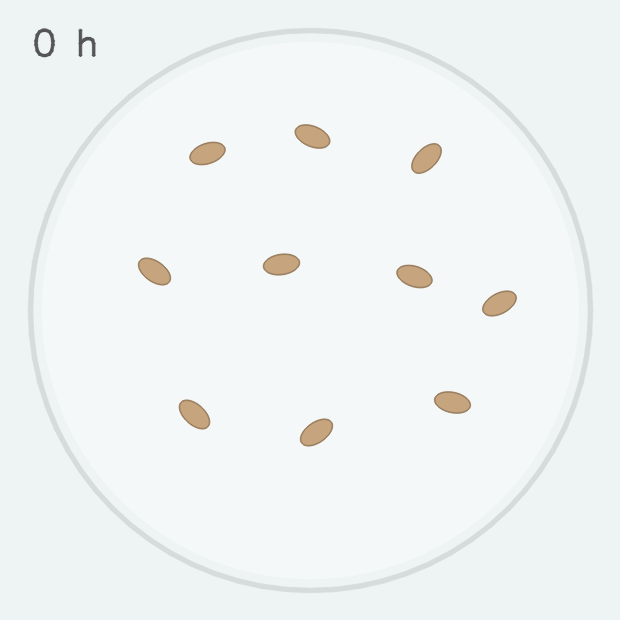
#> input picture data/sample_sequence/sample_000_00h.png, 620 x 620 px
$ python -i detector.py   (imports and definitions only)
#> lines starting #> are read from the running program, lines starting #| are printed output that depends on the picture; after the words box and inside, x2 and y2 are one past the last pixel; in counts of white or black regions, pixels touching at a corner belong together
#> further down, picture is the input picture: PIL image 620x620 RGB; mean R, G, B 239.9, 244.1, 243.4
from __future__ import annotations

from dataclasses import dataclass
from typing import Iterable

import cv2
import numpy as np
import pandas as pd
from PIL import Image


@dataclass
class Detection:
    x: int
    y: int
    w: int
    h: int
    area: float
    aspect_ratio: float
    label: str
    confidence: float


@dataclass
class ImageAnalysis:
    detections: list[Detection]

    @property
    def total(self) -> int:
        return len(self.detections)

    @property
    def germinated(self) -> int:
        return sum(1 for item in self.detections if item.label == "germinated")

    @property
    def non_germinated(self) -> int:
        return self.total - self.germinated

    # [22 lines left out: functions germination_rate, to_dataframe, not called in this run]


def _pil_to_bgr(image: Image.Image) -> np.ndarray:
    rgb = np.array(image.convert("RGB"))
    return cv2.cvtColor(rgb, cv2.COLOR_RGB2BGR)


def analyze_image(image: Image.Image) -> ImageAnalysis:
    bgr = _pil_to_bgr(image)
    gray = cv2.cvtColor(bgr, cv2.COLOR_BGR2GRAY)
    blur = cv2.GaussianBlur(gray, (5, 5), 0)

    # Petri-dish backgrounds are usually bright; seeds and sprouts are darker.
    _, mask = cv2.threshold(blur, 0, 255, cv2.THRESH_BINARY_INV + cv2.THRESH_OTSU)
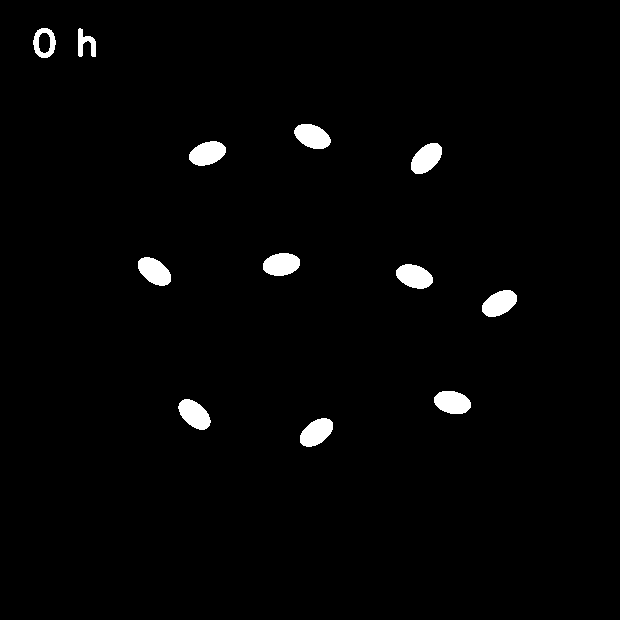
#> mask: shape (620, 620); 1.9% white; 12 white regions, largest, box (x1, y1, x2, y2) and area: (189, 141, 226, 166) 675, (396, 264, 433, 289) 675, (294, 124, 331, 149) 672
    roi = np.zeros_like(mask)
    center = (image.width // 2, image.height // 2)
#> center = (310, 310)
    radius = int(min(image.width, image.height) * 0.43)
#> radius = 266
    cv2.circle(roi, center, radius, 255, -1)
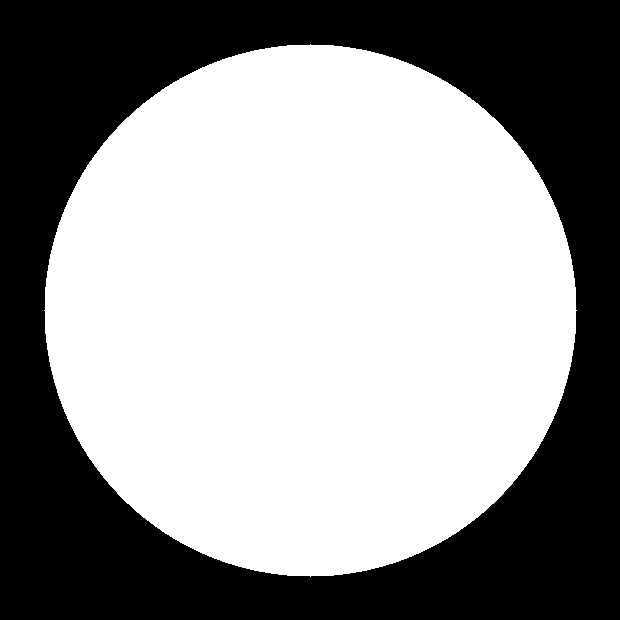
#> roi: shape (620, 620); 57.8% white; 1 black region, box (x1, y1, x2, y2) and area: (0, 0, 620, 620) 162151
    mask = cv2.bitwise_and(mask, roi)
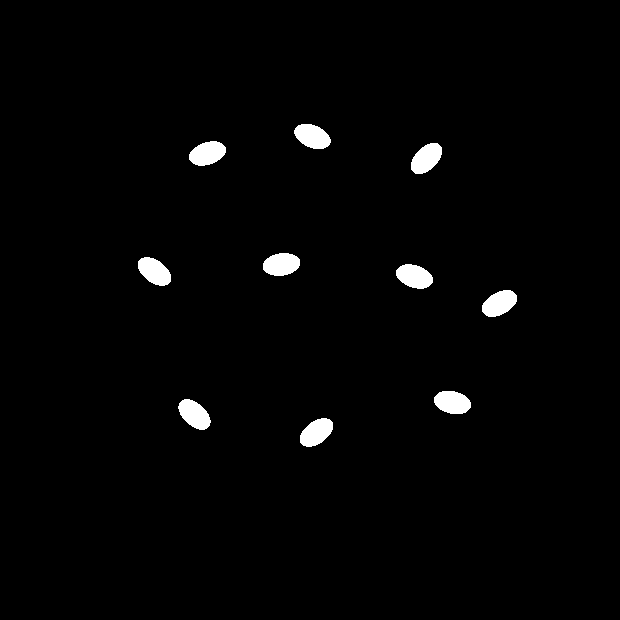
#> mask: shape (620, 620); 1.7% white; 10 white regions

    kernel = np.ones((3, 3), np.uint8)
    mask = cv2.morphologyEx(mask, cv2.MORPH_OPEN, kernel, iterations=1)
    close_kernel = np.ones((9, 9), np.uint8)
    mask = cv2.morphologyEx(mask, cv2.MORPH_CLOSE, close_kernel, iterations=2)

    contours, _ = cv2.findContours(mask, cv2.RETR_EXTERNAL, cv2.CHAIN_APPROX_SIMPLE)
#> contours = 10 contours; largest, box (x1, y1, x2, y2) and area: (396, 264, 433, 289) 632, (189, 141, 226, 166) 632, (178, 399, 211, 430) 629, (294, 124, 331, 149) 629, (263, 253, 300, 276) 627
    image_area = image.width * image.height
#> image_area = 384400
    min_area = max(80, image_area * 0.00045)
#> min_area = 173
    max_area = image_area * 0.08
#> max_area = 30752

    detections: list[Detection] = []
    for contour in contours:
        area = float(cv2.contourArea(contour))
        if area < min_area or area > max_area:
            continue

        x, y, w, h = cv2.boundingRect(contour)
        if w < 8 or h < 8:
            continue

        aspect_ratio = max(w / h, h / w)
        hull_area = float(cv2.contourArea(cv2.convexHull(contour))) or area
        solidity = area / hull_area
        extent = area / float(w * h)

        germinated_score = 0.0
        if aspect_ratio > 1.7:
            germinated_score += 0.45
        if solidity < 0.82:
            germinated_score += 0.25
        if extent < 0.55:
            germinated_score += 0.2
        if area > min_area * 1.9:
            germinated_score += 0.1

        label = "germinated" if germinated_score >= 0.45 else "non_germinated"
        confidence = min(0.95, max(0.55, 0.55 + abs(germinated_score - 0.45)))
        detections.append(Detection(x, y, w, h, area, aspect_ratio, label, confidence))
#> this loop made 10 passes
#> (area, x, y, w, h, aspect_ratio, hull_area, solidity) on passes 1 to 10: (621, 300, 418, 33, 29, 1.14, 631, 0.984), (629, 178, 399, 33, 31, 1.06, 644, 0.977), (624, 434, 391, 37, 23, 1.61, 633, 0.986), (625, 482, 290, 35, 27, 1.3, 634, 0.986), (632, 396, 264, 37, 25, 1.48, 646, 0.978), (621, 138, 257, 33, 29, 1.14, 631, 0.984), (627, 263, 253, 37, 23, 1.61, 641, 0.978), (627, 411, 143, 31, 31, 1, 637, 0.984), (632, 189, 141, 37, 25, 1.48, 646, 0.978), (629, 294, 124, 37, 25, 1.48, 641, 0.981)
#> after the loop, detections = 10 items

    detections.sort(key=lambda item: (item.y, item.x))
    return ImageAnalysis(detections)


# [24 lines left out: function annotate_detections, not called in this run]

>>> from PIL import Image
>>> picture = Image.open('../data/sample_sequence/sample_000_00h.png')
>>> result = analyze_image(picture)
